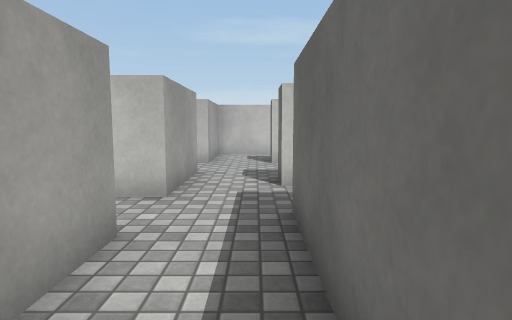
view 1 (above)

18 first-person views from a walk through a Unity game level. The camera is 1.2 m above the floor, tilts 6° down and sees 75° across. The floor is counted in squares, 1 m on a side. Each view is taken from the middle of a square. On the plan, view 1 faces up. The plan holds only what a view shows up to about 14 squares ahead; the rest is blank. The player character is not drawn. Surface patterns are stand-ins for the level's own textures.

view 2
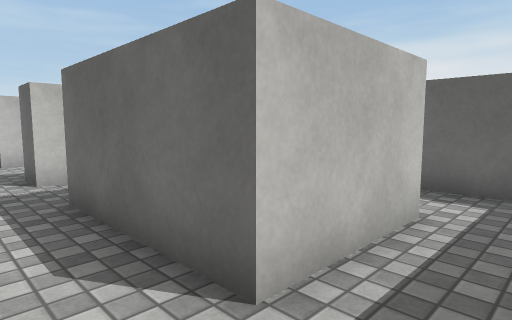

view 3
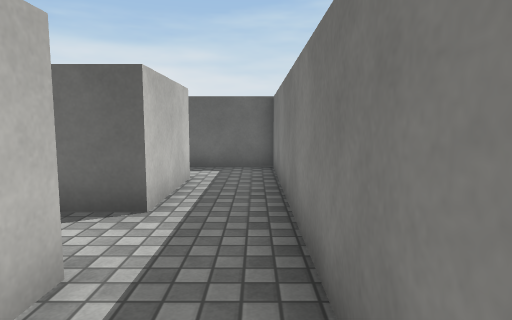

view 4
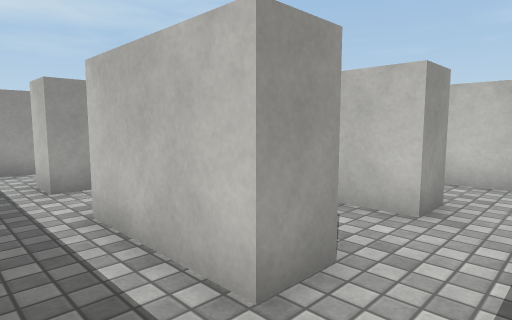

view 5
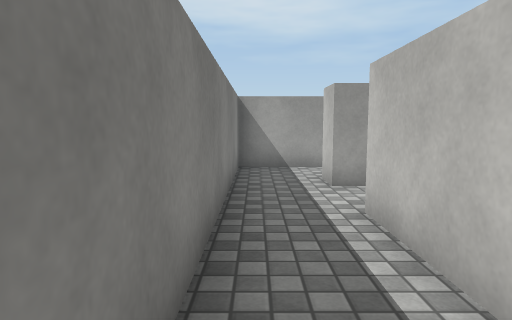

view 6
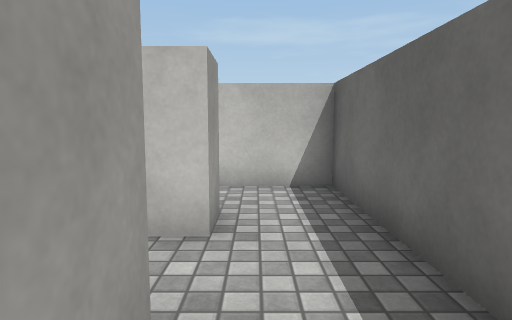

view 7
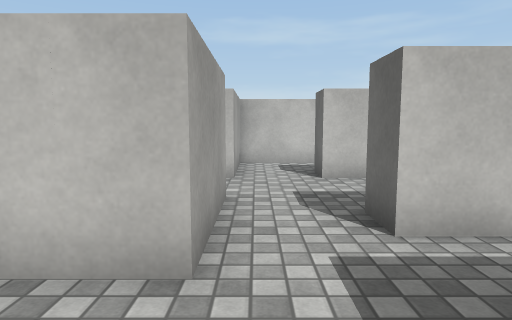

view 8
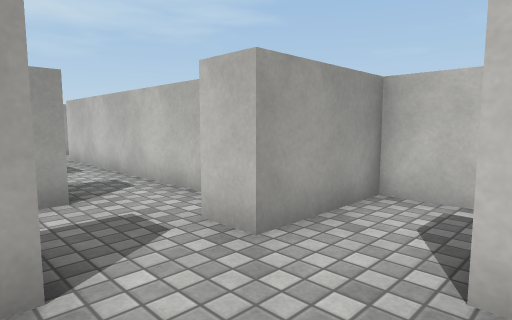

view 9
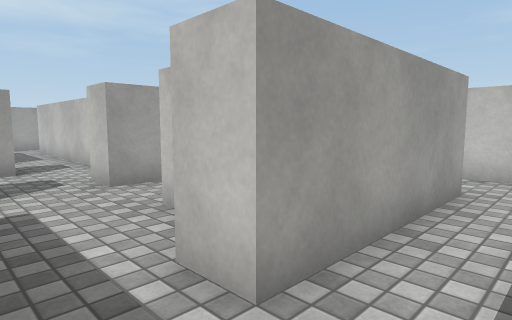

view 10
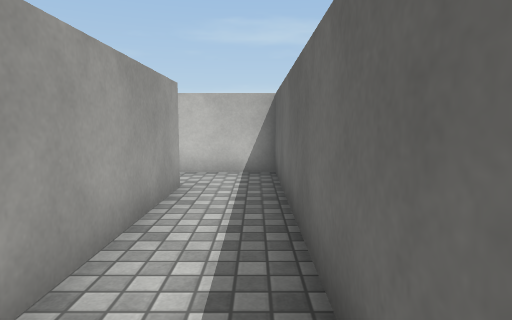

view 11
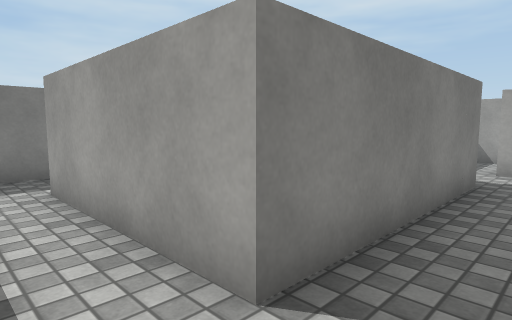

view 12
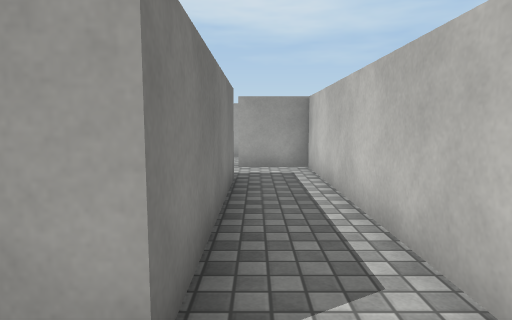

view 13
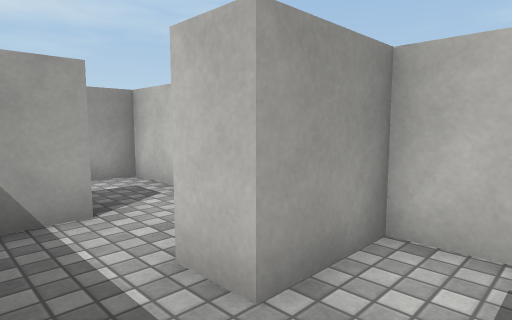

view 14
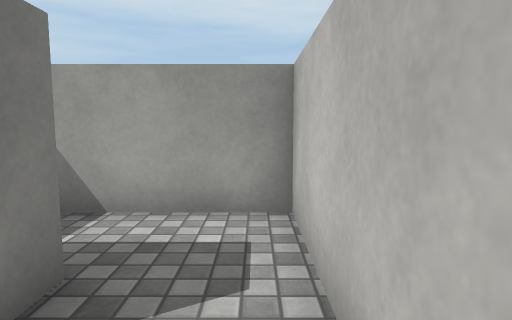

view 15
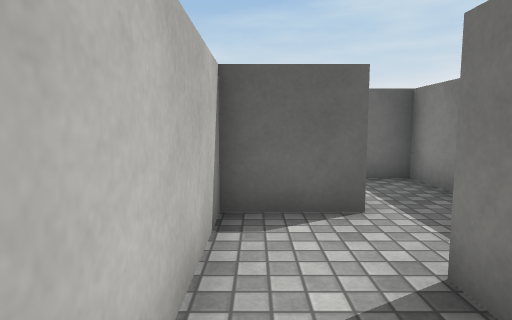

view 16
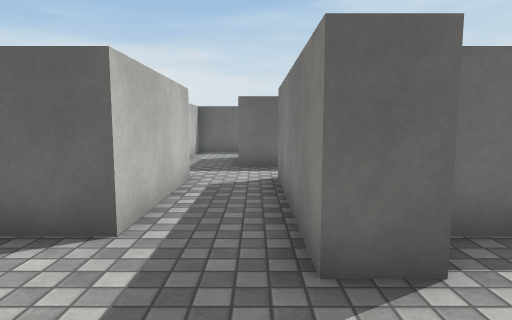

view 17
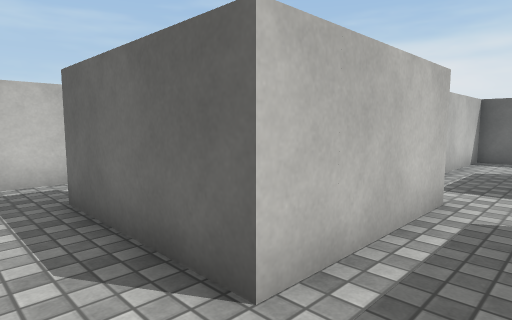

view 18
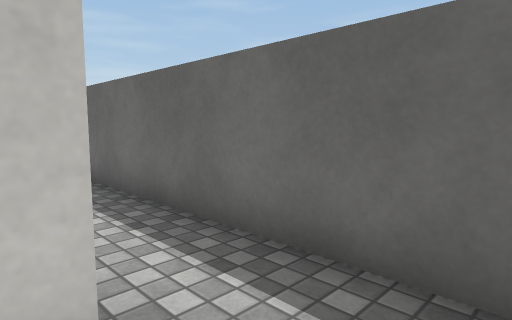

### Floor plan
Ten units are one square. View 1 is at (0, 0); x grows to the right and y downward. Boxes are objects, and circles mark ways between rooms. Rooms are numbered by the first view taken in them; rooms with no view inside come last. Other rooms are left out.
<svg viewBox="-120 -170 180 190">
<path fill="none" stroke="#000" d="M35 -5 5 -5 5 -25M-45 -10 -45 15 55 15 55 -5M35 -46 35 -35M5 -25 5 -45M-15 -35 -15 -25M-15 -65 -15 -55M55 -35 55 -65 5 -65M-15 -86 -15 -65M5 -65 5 -75M9 -135 -15 -135 -15 -105 -25 -105M-26 -145 35 -145 35 -95 25 -95M-42 -125 -25 -125 -25 -135M30 -75 40 -75M55 -82 55 -165 -105 -165 -105 -132M-39 -115 -115 -115M-55 -85 -55 -95M-45 -55 -55 -55 -55 -65M-65 -24 -65 -35 -45 -35M-15 -55 -25 -55M-45 -96 -45 -90M-45 -35 -15 -35M35 -16 35 -5M35 -35 22 -35M55 -5 55 -35"/>
<rect x="-25" y="-25" width="10" height="20" fill="#bbb"><title>white block</title></rect>
<rect x="5" y="-115" width="20" height="10" fill="#bbb"><title>white block</title></rect>
<rect x="-85" y="-145" width="10" height="20" fill="#bbb"><title>white block</title></rect>
<rect x="-55" y="-165" width="10" height="20" fill="#bbb"><title>white block</title></rect>
<rect x="-45" y="-65" width="20" height="10" fill="#bbb"><title>white block</title></rect>
<circle cx="-5" cy="-30" r="3" fill="#2a7"/>
<circle cx="45" cy="-10" r="3" fill="#2a7"/>
<circle cx="-5" cy="-70" r="3" fill="#2a7"/>
<circle cx="-20" cy="-45" r="3" fill="#2a7"/>
<circle cx="45" cy="-40" r="3" fill="#2a7"/>
<circle cx="30" cy="-85" r="3" fill="#2a7"/>
<circle cx="-20" cy="-95" r="3" fill="#2a7"/>
<circle cx="-50" cy="-105" r="3" fill="#2a7"/>
<circle cx="-50" cy="-45" r="3" fill="#2a7"/>
<text x="0" y="0">1</text>
<text x="20" y="-50">2</text>
<text x="0" y="-100">3</text>
<text x="-20" y="-150">4</text>
<text x="-60" y="-110">5</text>
<text x="-30" y="-70">6</text>
<text x="40" y="-20">7</text>
</svg>
Room 1 opens to room 2. Room 1 opens to room 7. Room 2 opens to room 3. Room 2 opens to room 6. Room 2 opens to room 7. Room 3 opens to room 4. Room 3 opens to room 6. Room 5 opens to room 6.

Where each view was taken, in squares from view 1:
view 1: 0 up, 0 right, facing up
view 2: 1 down, 1 left, facing up-right
view 3: 1 down, 4 left, facing right
view 4: 1 down, 5 right, facing up-left
view 5: 1 down, 5 right, facing left
view 6: 0 up, 4 right, facing up
view 7: 3 up, 1 left, facing up
view 8: 8 up, 1 right, facing up-left
view 9: 8 up, 5 right, facing up-left
view 10: 8 up, 5 right, facing up
view 11: 16 up, 5 right, facing down-left
view 12: 15 up, 5 right, facing left
view 13: 13 up, 3 left, facing up-left
view 14: 16 up, 6 left, facing left
view 15: 16 up, 10 left, facing right
view 16: 4 up, 9 left, facing right
view 17: 4 up, 7 left, facing up-right
view 18: 8 up, 3 right, facing up-right
